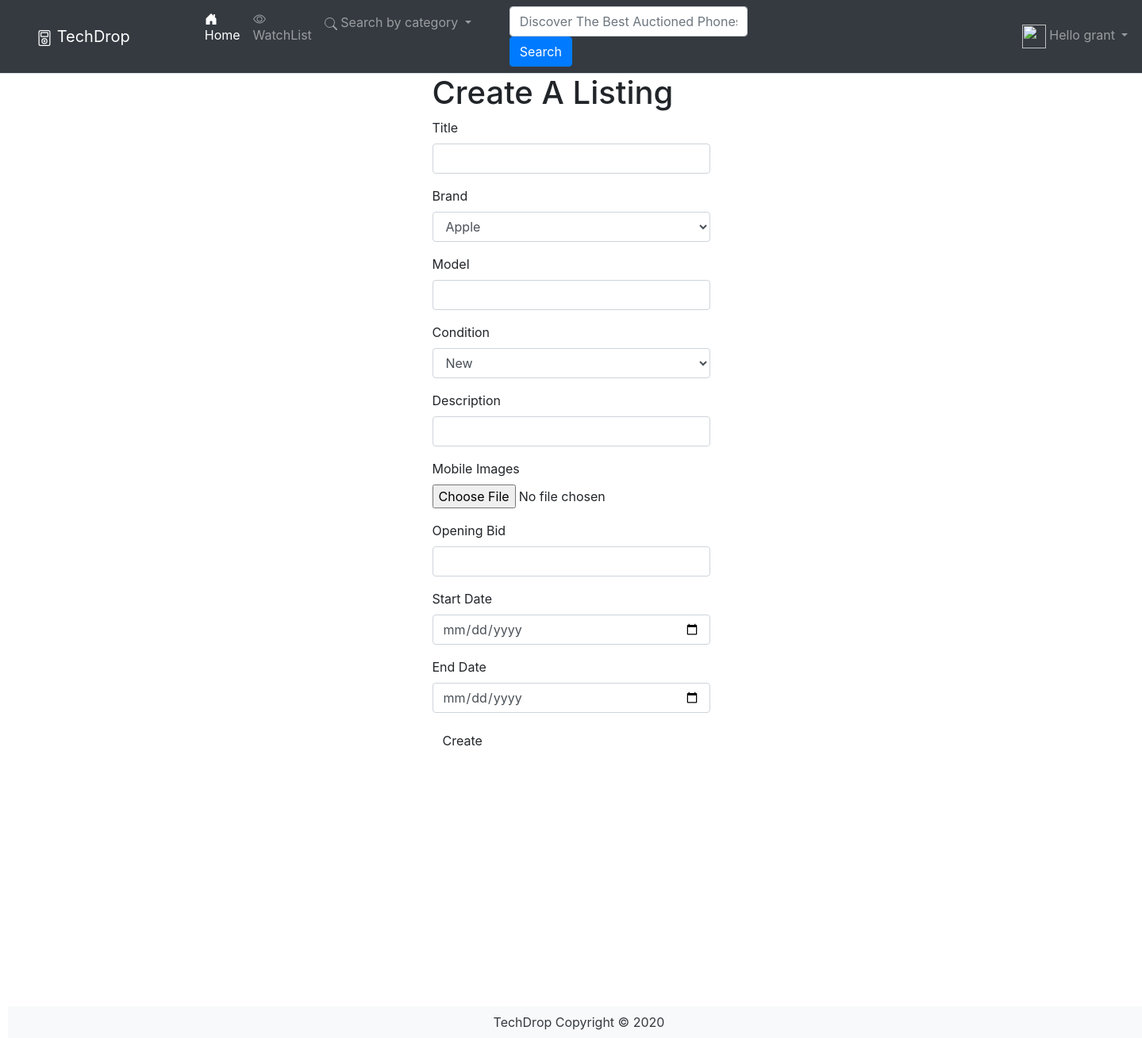
The page /auctions/create (signed in) on the database its author committed.
### PhoneApp/models.py (models this page shows, shortened)
class User(db.Model, UserMixin):
    __tablename__ = 'users'
    id = db.Column(db.Integer, primary_key=True)
    name = db.Column(db.String(100), index=True, unique=True, nullable=False)
    emailid = db.Column(db.String(100), index=True, nullable=False)
    password_hash = db.Column(db.String(255), nullable=False)
    auctions = db.relationship('Auctions', backref='user')
    reviews = db.relationship('Review', backref='user')
    bids = db.relationship('Bid', backref='user')
    watchlists = db.relationship('Watchlist', backref='user')

class Brand(db.Model):
    __tablename__ = 'brands'
    id = db.Column(db.Integer, primary_key=True)
    brand = db.Column(db.String(80))
    auctions = db.relationship('Auctions', backref='brand')

class Condition(db.Model):
    __tablename__ = 'condition'
    id = db.Column(db.Integer, primary_key=True)
    condition = db.Column(db.String(50))
    auctions = db.relationship('Auctions', backref='condition')

### PhoneApp/auctions.py (the view, shortened to what this page needs)
@bp.route('/create', methods=['GET', 'POST'])
@login_required
def create():
    print('Method type: ', request.method)
    create_form = AuctionsForm()
    return render_template('auctions/create.html', form=create_form)

### PhoneApp/forms.py (shortened to what this page needs)
class AuctionsForm(FlaskForm):
    title = StringField('Title', validators=[
        InputRequired('Title is required')])
    brand = QuerySelectField(
        query_factory=brand_query, allow_blank=False, get_label='brand')
    model = StringField('Model', validators=[
                        InputRequired('Model is required')])
    condition = QuerySelectField(
        query_factory=condition_query, allow_blank=False, get_label='condition')
    description = StringField('Description', validators=[InputRequired('Description is required'),
                                                         Length(min=10, max=300, message='Description is too short or too long')])
    image = FileField('Mobile Images', validators=[
        FileRequired(message='Please add an image'),
        FileAllowed(ALLOWED_FILE, message="Only supports valid filetypes")])
    open_bid = FloatField('Opening Bid', [validators.NumberRange(min=100)])
    start = DateField('Start Date', id='datepick')
    end = DateField('End Date', id='datepick')
    submit = SubmitField('Create')

### PhoneApp/forms.py (called while the page is built)
def condition_query():
    return Condition.query

def brand_query():
    return Brand.query

### PhoneApp/templates/Auctions/create.html (shortened to what this page needs)
{% extends "base.html" %}
{% import "bootstrap/wtf.html" as wtf %}
{% block content %}
<div class="container">
  <div class="row">
    <div class='col-md-4'></div>
    <div class='col-md-4'>
      <h1>Create A Listing</h1>
      {{ wtf.quick_form(form) }}
    </div>
  </div>
</div>
{% endblock %}

### PhoneApp/templates/base.html (shortened to what this page needs)
<html>
<head>
  <link rel="stylesheet" href="https://stackpath.bootstrapcdn.com/bootstrap/4.3.1/css/bootstrap.min.css"
>
</head>
<body>
  <header class="bg-light border-bottom">
    <nav class="navbar sticky-top navbar-expand-lg navbar-dark bg-dark">
      <a class="navbar-brand" href="/">
        TechDrop
      </a>
      <div class="navbar-buttons">
        <div class="collapse navbar-collapse" id="navbarNavDropdown">
          <ul class="navbar-nav">
            <li class="nav-item active">
              <a class="nav-link" href="/">  Home <span class="sr-only">(current)</span></a>
            </li>
            <li class="nav-item">
              <a class="nav-link"
              {% if current_user.is_authenticated %}
              href="{{url_for('watchlist.watchlist',id=current_user.id)}}"
              {% else %}
              href="{{url_for('watchlist.watchlist',id=1)}}"
              {% endif %}
              >
              WatchList</a>
            </li>
            <li class="nav-item dropdown">
              <a class="nav-link dropdown-toggle" href="#" id="navbarDropdownMenuLink" role="button"
                data-toggle="dropdown" aria-haspopup="true" aria-expanded="false">
                Search by category
              </a>
            </li>
            <form class="form-inline my-2 my-lg-0" id="searchbar" action="{{url_for('main.search')}}">
              <input class="form-control mr-sm-2" type="text" name="search"
                placeholder="Discover The Best Auctioned Phones" aria-label="Search" id="input">
              <button class="btn btn-primary my-2 my-sm-0" type="submit">Search</button>
            </form>
            <div class="collapse navbar-collapse" id="ProfileDropdown">
              <ul class="navbar-nav">
                <li class="nav-item dropdown">
                  {% if current_user.is_authenticated %}
                  <a class="nav-link dropdown-toggle" href="#" id="navbarDropdownMenuLink" role="button"
                    data-toggle="dropdown" aria-haspopup="true" aria-expanded="false">
                    <img class="img-fluid" height="10" width="30" src="https://www.flaticon.com/svg/static/icons/svg/1319/1319240.svg">
                    Hello {{current_user.name}}
                  </a>
                  {% endif %}
              </ul>
            </div>
        </div>
    </nav>
  </header>
  {% block content %}
  {% endblock %}
  <footer class="footer">
    <div class="text-center py-2 bg-light" style="position:relative; left: 10px; top:300px;">
      <span class="text-dark">TechDrop Copyright &copy; 2020</span>
    </div>
  </footer>
</body>
</html>

### PhoneApp/templates/base.html (style rules this page uses)
.navbar-buttons { margin-left: 70px; }
.navbar-brand { margin-left: 30px; }
#ProfileDropdown { margin-left: 330px; }
#searchbar { margin-left: 40px; }
#input { width: 300px; }

### rows shown on the page
User: name "grant"
Brand: brand "Apple"
Condition: condition "New"
